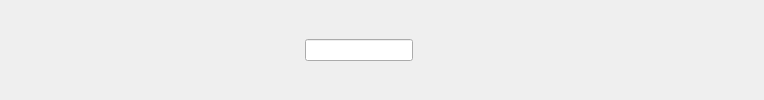
        <widget class="QWidget" name="header_widget" native="true">
         <layout class="QHBoxLayout" name="horizontalLayout_4">
          <item>
           <widget class="QPushButton" name="menu_btn">
            <property name="cursor">
             <cursorShape>PointingHandCursor</cursorShape>
            </property>
            <property name="styleSheet">
             <string notr="true">border:none;</string>
            </property>
            <property name="text">
             <string/>
            </property>
            <property name="icon">
             <iconset resource="resources.qrc">
              <normaloff>:/icons/menu.png</normaloff>:/icons/menu.png</iconset>
            </property>
            <property name="iconSize">
             <size>
              <width>20</width>
              <height>20</height>
             </size>
            </property>
            <property name="checkable">
             <bool>true</bool>
            </property>
           </widget>
          </item>
          <item>
           <spacer name="horizontalSpacer_2">
            <property name="orientation">
             <enum>Qt::Horizontal</enum>
            </property>
            <property name="sizeHint" stdset="0">
             <size>
              <width>256</width>
              <height>20</height>
             </size>
            </property>
           </spacer>
          </item>
          <item>
           <layout class="QHBoxLayout" name="horizontalLayout">
            <item>
             <widget class="QLineEdit" name="search_line_edit"/>
            </item>
            <item>
             <widget class="QPushButton" name="search_btn">
              <property name="styleSheet">
               <string notr="true">border:none;</string>
              </property>
              <property name="text">
               <string/>
              </property>
              <property name="icon">
               <iconset resource="resources.qrc">
                <normaloff>:/icons/search.png</normaloff>:/icons/search.png</iconset>
              </property>
              <property name="iconSize">
               <size>
                <width>20</width>
                <height>20</height>
               </size>
              </property>
             </widget>
            </item>
           </layout>
          </item>
          <item>
           <spacer name="horizontalSpacer">
            <property name="orientation">
             <enum>Qt::Horizontal</enum>
            </property>
            <property name="sizeHint" stdset="0">
             <size>
              <width>264</width>
              <height>20</height>
             </size>
            </property>
           </spacer>
          </item>
          <item>
           <widget class="QPushButton" name="user_btn">
            <property name="styleSheet">
             <string notr="true">border:none</string>
            </property>
            <property name="text">
             <string/>
            </property>
            <property name="icon">
             <iconset resource="resources.qrc">
              <normaloff>:/icons/image (1).png</normaloff>:/icons/image (1).png</iconset>
            </property>
            <property name="iconSize">
             <size>
              <width>20</width>
              <height>20</height>
             </size>
            </property>
           </widget>
          </item>
         </layout>
        </widget>
